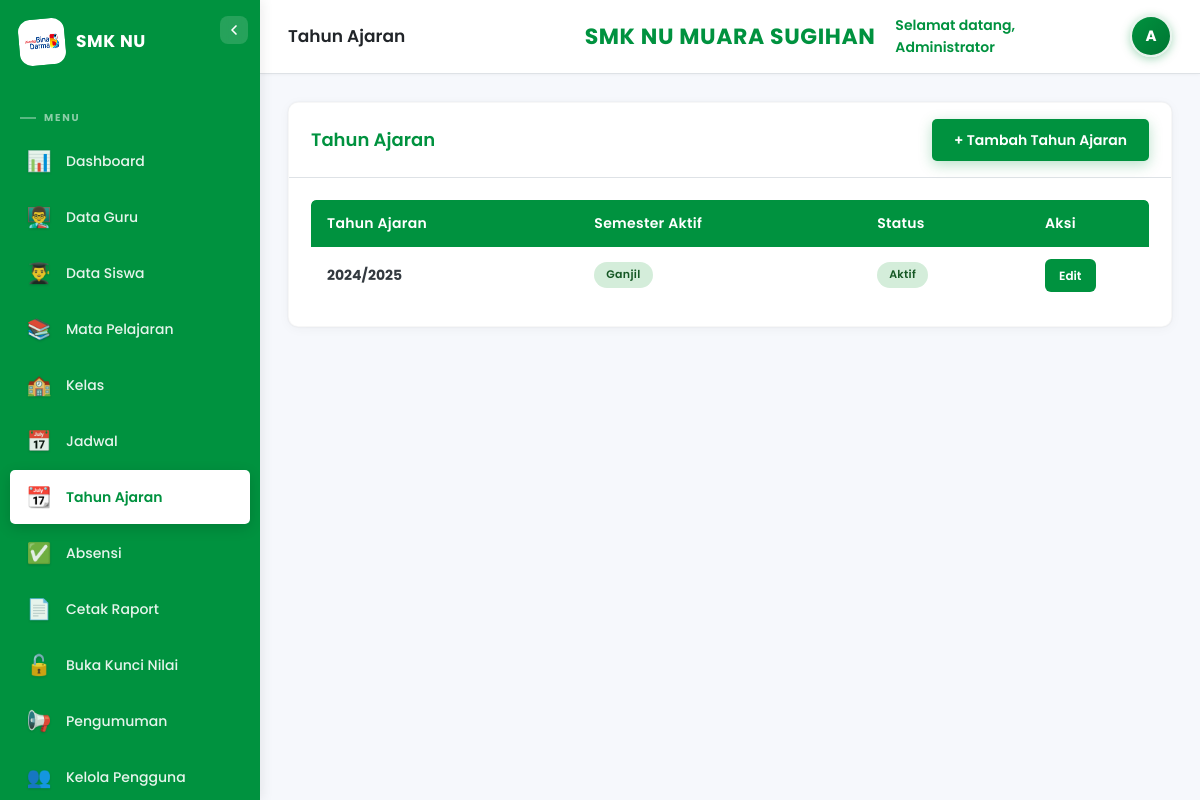
The app's page /public/index.php?page=tahun_ajaran (signed in), older data.
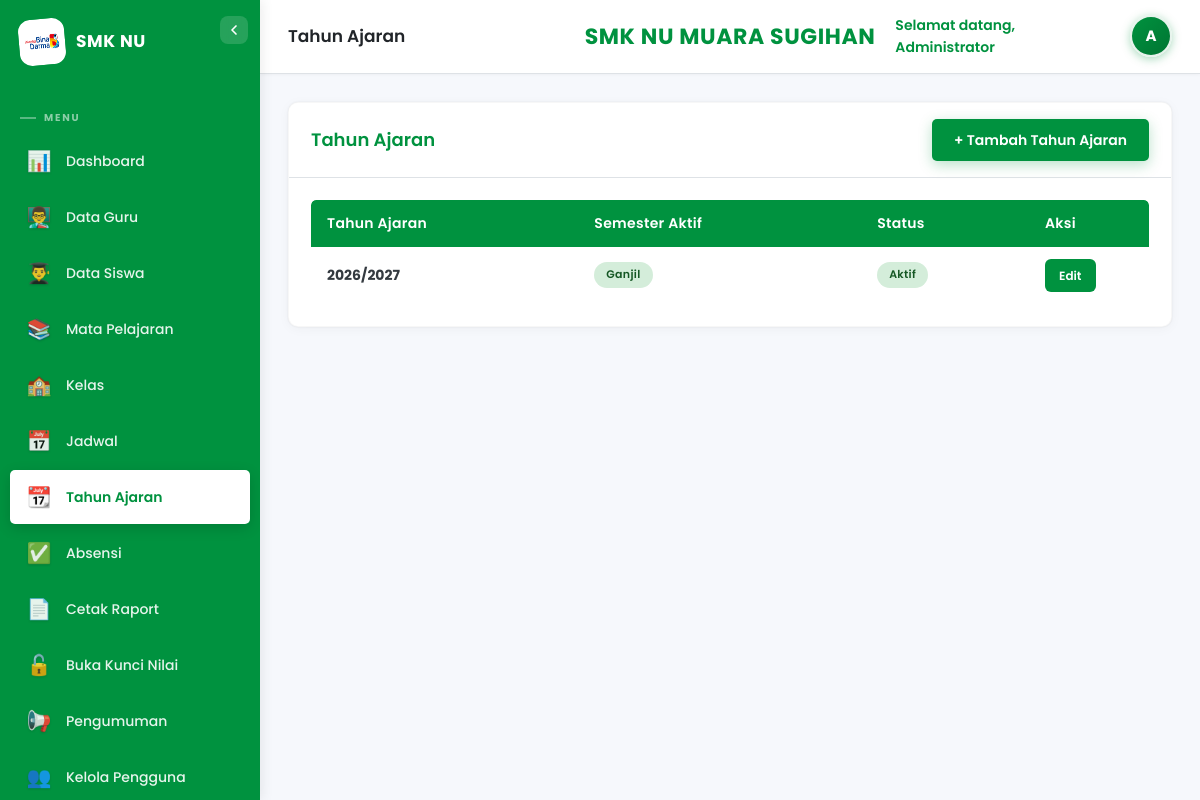
The same page, newer data.
### tables this page shows
CREATE TABLE `tahun_ajaran` (
  `id` int NOT NULL,
  `kode` varchar(20) NOT NULL,
  `tahun_ajaran` varchar(20) NOT NULL,
  `semester_aktif` enum('ganjil','genap') NOT NULL,
  `status` enum('aktif','nonaktif') DEFAULT 'nonaktif',
  `created_at` timestamp NOT NULL DEFAULT CURRENT_TIMESTAMP,
  `updated_at` timestamp NOT NULL DEFAULT CURRENT_TIMESTAMP ON UPDATE CURRENT_TIMESTAMP
);

### controllers/TahunAjaranController.php (called while the page is built, shortened)
<?php
class TahunAjaranController {
    private $model;
    public function __construct() { $this->model=new TahunAjaranModel(); }
    public function index() {
        $data=$this->model->all('tahun_ajaran DESC');
        require VIEW_PATH.'/admin/tahun-ajaran/index.php';
    }
}

### config/app.php (called while the page is built, shortened)
<?php
function base_url($path='') {
    $script = $_SERVER['SCRIPT_NAME'];
    $base = rtrim(dirname($script), '/');
    return $base.'/'.$path;
}

### config/database.php (called while the page is built, shortened)
<?php
function ensureNilaiMonthlySchema(PDO $db): void {
    try {
        $db->query("SELECT 1 FROM `nilai` LIMIT 1");
    } catch (PDOException $e) {
        return;
    }
    $fetchColumns = function(string $tableName) use ($db): array {
        $cols = [];
        try {
            $colSt = $db->query("SELECT COLUMN_NAME FROM information_schema.COLUMNS WHERE TABLE_SCHEMA = DATABASE() AND TABLE_NAME = '$tableName'");
            foreach ($colSt->fetchAll(PDO::FETCH_COLUMN) as $name) {
                $cols[] = $name;
            }
        } catch (PDOException $e) {}
        return $cols;
    };
    $addColumn = function(string $table, string $column, string $definition) use ($db, $fetchColumns): void {
        $cols = $fetchColumns($table);
        if (!in_array($column, $cols, true)) {
            try {
                $db->exec("ALTER TABLE `$table` ADD COLUMN `$column` $definition");
            } catch (PDOException $e) {}
        }
    };
    $addColumn('nilai', 'capaian_kompetensi', 'TEXT DEFAULT NULL AFTER `nilai_akhir`');
}
function getDB() {
    static $pdo = null;
    if ($pdo === null) {
        try {
            $pdo = new PDO("mysql:host=".DB_HOST.";dbname=".DB_NAME.";charset=utf8mb4", DB_USER, DB_PASS);
            $pdo->setAttribute(PDO::ATTR_ERRMODE, PDO::ERRMODE_EXCEPTION);
            $pdo->setAttribute(PDO::ATTR_DEFAULT_FETCH_MODE, PDO::FETCH_ASSOC);
            ensureNilaiMonthlySchema($pdo);
        } catch (PDOException $e) { die("DB Error: ".$e->getMessage()); }
    }
    return $pdo;
}

### core/Model.php (called while the page is built, shortened)
<?php
class Model {
    protected $db;
    protected $table;
    public function __construct() { $this->db = getDB(); }
    public function all($order='id DESC') {
        return $this->db->query("SELECT * FROM {$this->table} ORDER BY $order")->fetchAll();
    }
}

### views/admin/tahun-ajaran/index.php (the view, shortened to what this page needs)
<div class="card">
    <div class="card-header">
        <h3>Tahun Ajaran</h3>
        <a href="<?= base_url('index.php?page=tahun_ajaran&action=create') ?>" class="btn btn-primary">+ Tambah Tahun Ajaran</a>
    </div>
    <div class="card-body">
        <?php if(empty($data)): ?>
            <p class="empty-state">Belum ada data tahun ajaran. Silakan tambahkan tahun ajaran terlebih dahulu sebelum membuat mata pelajaran, kelas, dan jadwal.</p>
        <?php else: ?>
        <div class="table-responsive"><table class="table"><thead><tr><th>Tahun Ajaran</th><th>Semester Aktif</th><th>Status</th><th style="width:120px;">Aksi</th></tr></thead><tbody>
            <?php foreach($data as $t): ?>
            <tr>
                <td><strong><?= htmlspecialchars($t['tahun_ajaran']) ?></strong></td>
                <td><span class="badge <?= $t['semester_aktif']==='ganjil'?'aktif':'terjadwal' ?>"><?= ucfirst($t['semester_aktif']) ?></span></td>
                <td><span class="badge <?= $t['status'] ?>"><?= ucfirst($t['status']) ?></span></td>
                <td class="actions"><a href="<?= base_url('index.php?page=tahun_ajaran&action=edit&id='.$t['id']) ?>" class="btn btn-sm btn-success">Edit</a></td>
            </tr>
            <?php endforeach; ?>
        </tbody></table></div>
        <?php endif; ?>
    </div>
</div>
<?php $content=ob_get_clean(); require VIEW_PATH.'/layouts/admin.php'; ?>

Row changes from the older to the newer data that the page shows:
changed tahun_ajaran "Ganjil": tahun_ajaran "2024/2025" → "2026/2027"
